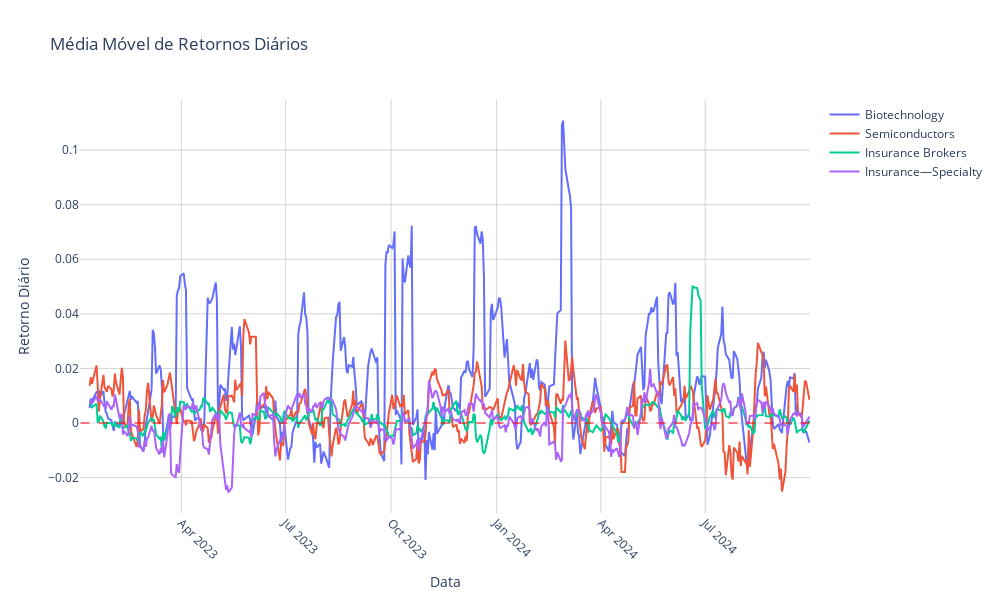

The code cell stored with this chart in its notebook:
### Code cell
plot_daily_return_mean(dados.loc[dt(2023, 1, 1):dt(2024, 10, 1)], setores_selecionados_us, window = 7)

### Figure 1 — Plotly figure (JSON) as saved in the notebook; plotly's stock layout.template omitted (floating-point values rounded to 4 significant figures; data arrays with more than 128 entries replaced by an {"elided": "..."} marker saying what was removed)
{"data": [{"line": {"width": 2}, "mode": "lines", "name": "Biotechnology", "type": "scatter", "x": {"elided": "438 str values"}, "y": {"elided": "438 float values"}}, {"line": {"width": 2}, "mode": "lines", "name": "Semiconductors", "type": "scatter", "x": {"elided": "438 str values"}, "y": {"elided": "438 float values"}}, {"line": {"width": 2}, "mode": "lines", "name": "Insurance Brokers", "type": "scatter", "x": {"elided": "438 str values"}, "y": {"elided": "438 float values"}}, {"line": {"width": 2}, "mode": "lines", "name": "Insurance—Specialty", "type": "scatter", "x": {"elided": "438 str values"}, "y": {"elided": "438 float values"}}], "layout": {"height": 600, "hovermode": "x unified", "shapes": [{"line": {"color": "Red", "dash": "dash", "width": 1}, "type": "line", "x0": "2023-01-03T00:00:00", "x1": "2024-09-30T00:00:00", "y0": 0, "y1": 0}], "title": {"text": "Média Móvel de Retornos Diários"}, "width": 1000, "xaxis": {"gridcolor": "LightGray", "gridwidth": 1, "showgrid": true, "tickangle": 45, "title": {"text": "Data"}}, "yaxis": {"gridcolor": "LightGray", "gridwidth": 1, "showgrid": true, "title": {"text": "Retorno Diário"}}}}
